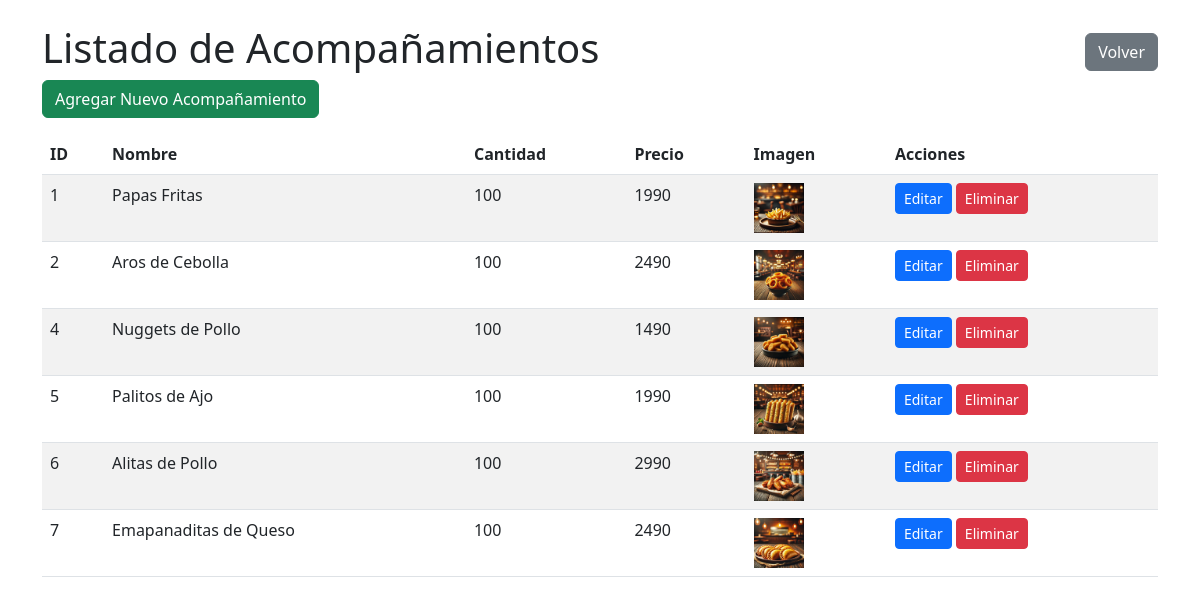
The page /mantenedores/acompaniamiento/listar.php on the database its author committed.
### tables this page shows
CREATE TABLE `acompaniamiento` (
  `id_acompaniamiento` int(11) NOT NULL,
  `nombre_acompaniamiento` varchar(30) DEFAULT NULL,
  `cantidad` int(11) DEFAULT NULL,
  `precio` int(11) DEFAULT NULL,
  `umbral_reabastecimiento` int(11) NOT NULL DEFAULT 5,
  `imagen` varchar(255) DEFAULT NULL
);

### mantenedores/acompaniamiento/listar.php (the view, shortened to what this page needs)
<?php
include '../../conexion.php';
$sql = "SELECT * FROM acompaniamiento";
$result = $conexion->query($sql);
?>
<!DOCTYPE html>
<html lang="es">
<head>
    <link href="https://cdn.jsdelivr.net/npm/bootstrap@5.3.0/dist/css/bootstrap.min.css" rel="stylesheet">
</head>
<body>
<div class="container mt-4">
    <div class="d-flex justify-content-between align-items-center">
        <h1>Listado de Acompañamientos</h1>
        <button class="btn btn-secondary" onclick="window.location.href='../../index/index-mantenedores.php'">Volver</button>
    </div>
    <a href="insertar.php" class="btn btn-success mb-3">Agregar Nuevo Acompañamiento</a>
    <table class="table table-striped">
        <thead>
            <tr>
                <th>ID</th>
                <th>Nombre</th>
                <th>Cantidad</th>
                <th>Precio</th>
                <th>Imagen</th>
                <th>Acciones</th>
            </tr>
        </thead>
        <tbody>
            <?php if ($result->num_rows > 0): ?>
                <?php while ($row = $result->fetch_assoc()): ?>
                    <tr>
                        <td><?php echo $row['id_acompaniamiento']; ?></td>
                        <td><?php echo $row['nombre_acompaniamiento']; ?></td>
                        <td><?php echo $row['cantidad']; ?></td>
                        <td><?php echo $row['precio']; ?></td>
                        <td>
                            <?php if (!empty($row['imagen'])): ?>
                                <img src="../../uploads/acompaniamientos/<?php echo htmlspecialchars($row['imagen']); ?>" alt="Imagen" style="width: 50px; height: 50px; object-fit: cover;">
                            <?php else: ?>
                                No disponible
                            <?php endif; ?>
                        </td>
                        <td>
                            <a href="editar.php?id=<?php echo $row['id_acompaniamiento']; ?>" class="btn btn-primary btn-sm">Editar</a>
                            <button class="btn btn-danger btn-sm" data-bs-toggle="modal" data-bs-target="#eliminarModal" data-id="<?php echo $row['id_acompaniamiento']; ?>">Eliminar</button>
                        </td>
                    </tr>
                <?php endwhile; ?>
            <?php else: ?>
                <tr>
                    <td colspan="6" class="text-center">No se encontraron acompañamientos.</td>
                </tr>
            <?php endif; ?>
        </tbody>
    </table>
</div>
</body>
</html>

### rows shown on the page
acompaniamiento: id_acompaniamiento "1", nombre_acompaniamiento "Papas Fritas", cantidad "100", precio "1990", imagen (picture)
acompaniamiento: id_acompaniamiento "2", nombre_acompaniamiento "Aros de Cebolla", cantidad "100", precio "2490", imagen (picture)
acompaniamiento: id_acompaniamiento "4", nombre_acompaniamiento "Nuggets de Pollo", cantidad "100", precio "1490", imagen (picture)
acompaniamiento: id_acompaniamiento "5", nombre_acompaniamiento "Palitos de Ajo", cantidad "100", precio "1990", imagen (picture)
acompaniamiento: id_acompaniamiento "6", nombre_acompaniamiento "Alitas de Pollo", cantidad "100", precio "2990", imagen (picture)
acompaniamiento: id_acompaniamiento "7", nombre_acompaniamiento "Emapanaditas de Queso", cantidad "100", precio "2490", imagen (picture)
